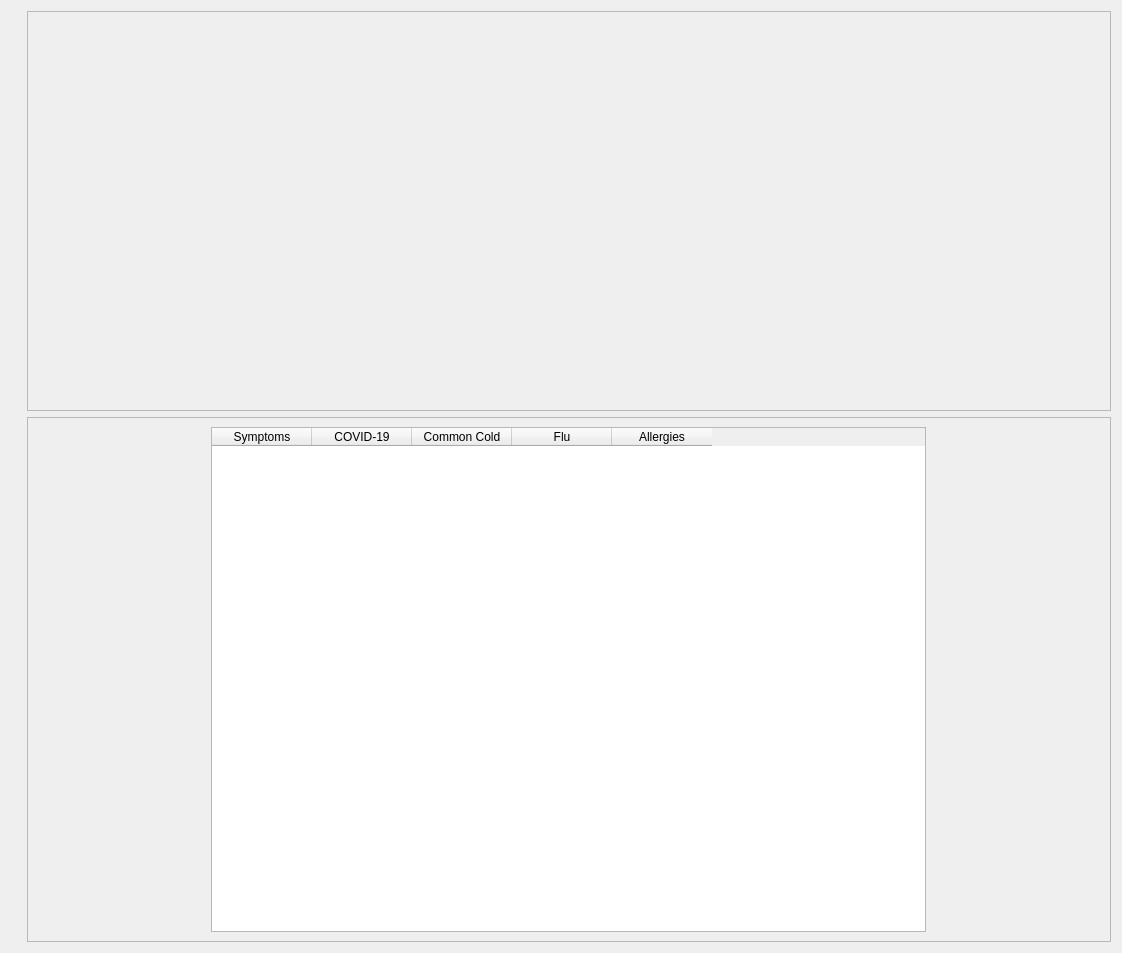
                             <widget class="QWidget" name="scrollAreaWidgetContents_2">
                              <property name="geometry">
                               <rect>
                                <x>0</x>
                                <y>-442</y>
                                <width>1122</width>
                                <height>953</height>
                               </rect>
                              </property>
                              <layout class="QVBoxLayout" name="verticalLayout_22">
                               <property name="leftMargin">
                                <number>27</number>
                               </property>
                               <item>
                                <widget class="QFrame" name="frame_6">
                                 <property name="minimumSize">
                                  <size>
                                   <width>0</width>
                                   <height>400</height>
                                  </size>
                                 </property>
                                 <property name="maximumSize">
                                  <size>
                                   <width>100000</width>
                                   <height>100000</height>
                                  </size>
                                 </property>
                                 <property name="styleSheet">
                                  <string notr="true">image: url(:/images/images/images/symptoms.png);</string>
                                 </property>
                                 <property name="frameShape">
                                  <enum>QFrame::StyledPanel</enum>
                                 </property>
                                 <property name="frameShadow">
                                  <enum>QFrame::Raised</enum>
                                 </property>
                                </widget>
                               </item>
                               <item>
                                <widget class="QFrame" name="frame_8">
                                 <property name="frameShape">
                                  <enum>QFrame::StyledPanel</enum>
                                 </property>
                                 <property name="frameShadow">
                                  <enum>QFrame::Raised</enum>
                                 </property>
                                 <layout class="QHBoxLayout" name="horizontalLayout_10">
                                  <item>
                                   <widget class="QTableWidget" name="tableWidget_symptoms">
                                    <property name="minimumSize">
                                     <size>
                                      <width>715</width>
                                      <height>500</height>
                                     </size>
                                    </property>
                                    <property name="maximumSize">
                                     <size>
                                      <width>700</width>
                                      <height>16777215</height>
                                     </size>
                                    </property>
                                    <property name="layoutDirection">
                                     <enum>Qt::LeftToRight</enum>
                                    </property>
                                    <column>
                                     <property name="text">
                                      <string>Symptoms</string>
                                     </property>
                                    </column>
                                    <column>
                                     <property name="text">
                                      <string>COVID-19</string>
                                     </property>
                                    </column>
                                    <column>
                                     <property name="text">
                                      <string>Common Cold</string>
                                     </property>
                                    </column>
                                    <column>
                                     <property name="text">
                                      <string>Flu</string>
                                     </property>
                                    </column>
                                    <column>
                                     <property name="text">
                                      <string>Allergies</string>
                                     </property>
                                    </column>
                                   </widget>
                                  </item>
                                 </layout>
                                </widget>
                               </item>
                              </layout>
                             </widget>
